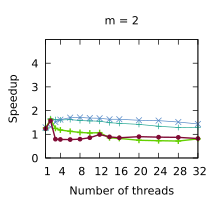

Write gnuplot code to recreate this figure.
set title "m = 2"
set terminal pdf size 2.2,2.0
set output "./results/Scans_n___4,194,304,_m___2.pdf"
set key off
set xrange [1:32]
set xtics (1, 4, 8, 12, 16, 20, 24, 28, 32)
set xlabel "Number of threads"
set yrange [0:5]
set ytics (0, 1, 2, 3, 4)
set ylabel "Speedup"
plot './results/Scans_n___4,194,304,_m___2.dat' using 1:2 title "Outer parallelism" pointsize 0.7 lw 1 pt 1 linecolor rgb "#24A793" with linespoints, \
  './results/Scans_n___4,194,304,_m___2.dat' using 1:3 title "Inner parallelism" pointsize 0.7 lw 1 pt 2 linecolor rgb "#5287C6" with linespoints, \
  './results/Scans_n___4,194,304,_m___2.dat' using 1:4 title "Multi-atomics 64 32" pointsize 0.7 lw 2 pt 1 linecolor rgb "#64D000" with linespoints, \
  './results/Scans_n___4,194,304,_m___2.dat' using 1:5 title "WorkAssisting 32" pointsize 0.4 lw 2 pt 7 linecolor rgb "#800A35" with linespoints
